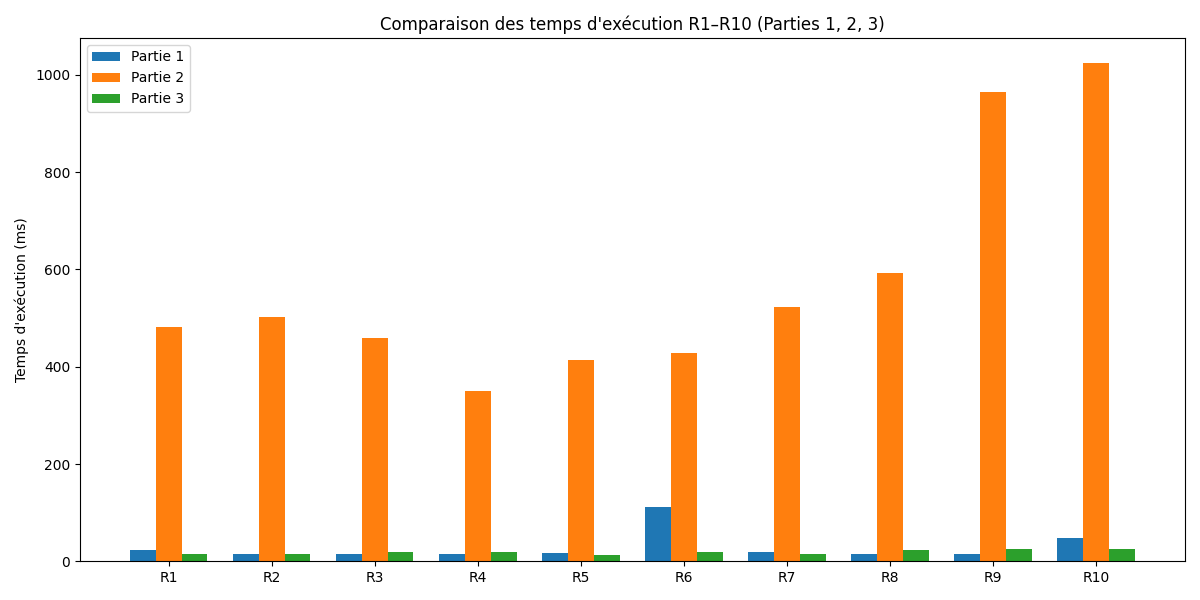

The Python source for this figure:
import re
import matplotlib.pyplot as plt

# Fichiers de résultats adaptés à tes noms
FILES = {
    "Partie 1": "resultats.txt",
    "Partie 2": "resultats1.txt",
    "Partie 3": "resultats3.txt",
}

REQUETES = [f"R{i}" for i in range(1, 11)]


def lire_resultats(fichier):
    temps = {r: None for r in REQUETES}
    try:
        with open(fichier, "r", encoding="utf-8") as f:
            for ligne in f:
                m = re.match(r"(R\d+)\s*:\s*(\d+)\s*ms", ligne.strip())
                if m:
                    req = m.group(1)
                    t = int(m.group(2))
                    temps[req] = t
    except FileNotFoundError:
        print(f"Fichier introuvable : {fichier}")
    return temps


def main():
    data = {partie: lire_resultats(f) for partie, f in FILES.items()}

    x = range(len(REQUETES))
    largeur = 0.25

    plt.figure(figsize=(12, 6))

    for i, (partie, temps) in enumerate(data.items()):
        valeurs = [temps[r] if temps[r] is not None else 0 for r in REQUETES]
        positions = [p + i * largeur for p in x]
        plt.bar(positions, valeurs, width=largeur, label=partie)

    positions_centre = [p + largeur for p in x]
    plt.xticks(positions_centre, REQUETES)

    plt.ylabel("Temps d'exécution (ms)")
    plt.title("Comparaison des temps d'exécution R1–R10 (Parties 1, 2, 3)")
    plt.legend()
    plt.tight_layout()

    plt.savefig("comparaison_temps.png")
    plt.show()


if __name__ == "__main__":
    main()